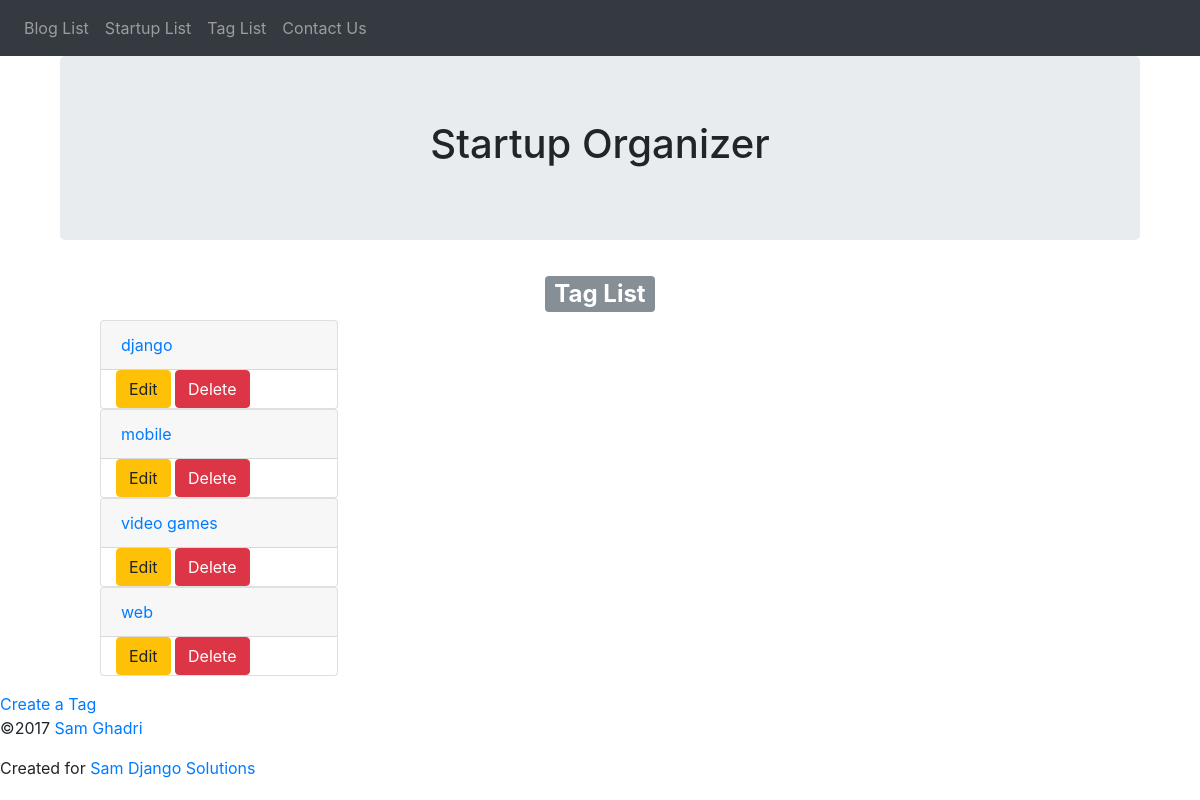
/tag/, run on an earlier commit of the app's database.
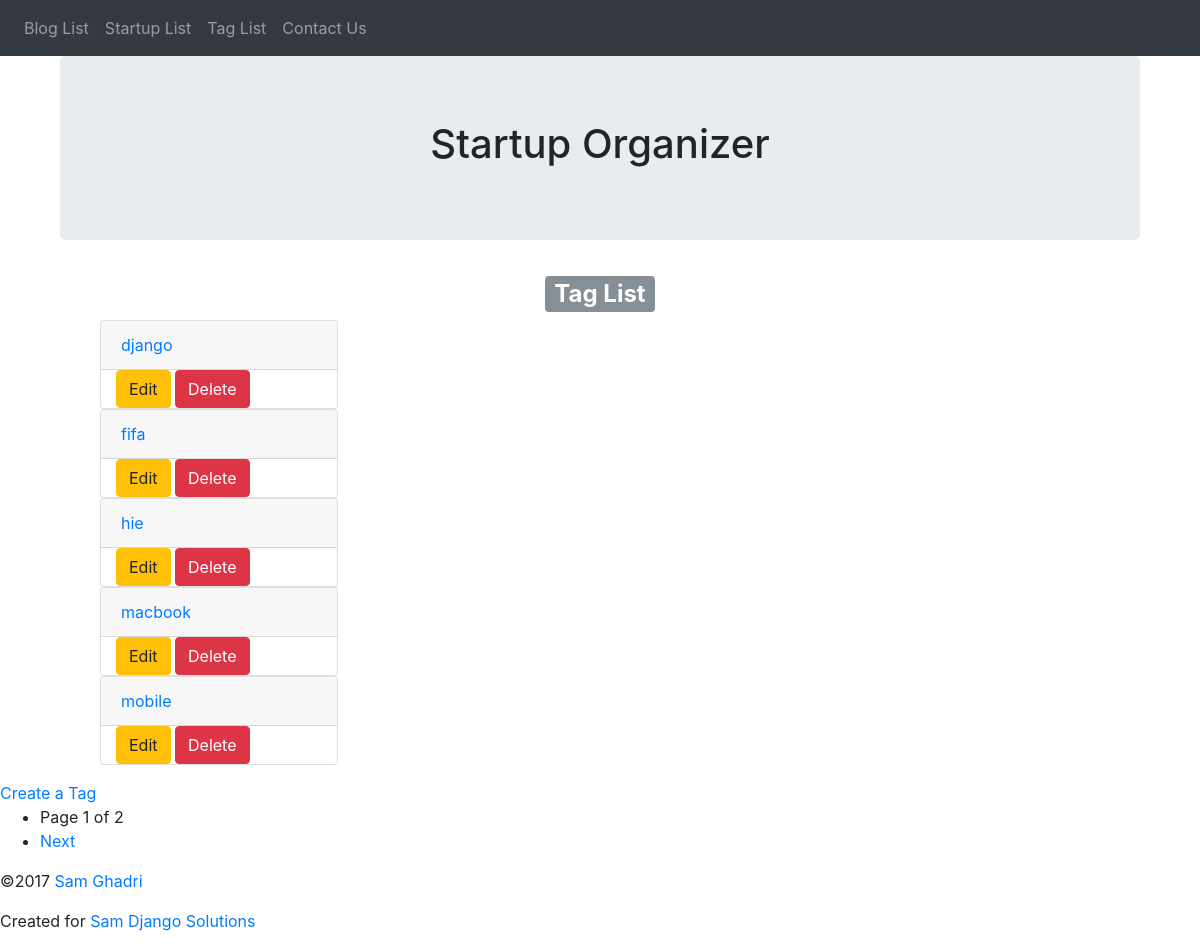
And on a later commit of the database.
### organizer/models.py (models this page shows, shortened)
class Tag(models.Model):
    name = models.CharField(max_length=40, unique=True)
    slug = models.SlugField(max_length=40,
                            unique=True,
                            help_text='A label for URL config')
    class Meta:
        ordering = ['name']
    def get_absolute_url(self):
        return reverse('organizer:organizer_tag_detail',
                        kwargs={'slug':self.slug})
    def get_update_url(self):
        return reverse('organizer:organizer_tag_update', kwargs={'slug':self.slug})
    def get_delete_url(self):
        return reverse('organizer:organizer_tag_delete', kwargs={'slug':self.slug})

### organizer/views.py (the view)
# urls.py: url(r'^tag/$', views.Taglist.as_view(), name='organizer_tag_list'),
class Taglist(View):
    page_kwarg = 'page'
    template_name = 'organizer/tag_list.html'
    paginate_by = 5
    def get(self, request):
        tags = Tag.objects.all()
        paginator = Paginator(tags,
                            self.paginate_by)
        page_number = request.GET.get(self.page_kwarg)
        try:
            page = paginator.page(page_number)
        except PageNotAnInteger:
            page = paginator.page(1)
        except EmptyPage:
            page = paginator.page(paginator.num_pages)
        if page.has_previous():
            prev_url = "?{pkw}={n}".format(pkw=self.page_kwarg,
                        n=page.previous_page_number())
        else:
            prev_url = None
        if page.has_next():
            next_url = '?{pkw}={n}'.format(pkw=self.page_kwarg,
                        n=page.next_page_number())
        else:
            next_url = None
        context = {
            "is_paginated": page.has_other_pages(),
            "next_page_url": next_url,
            "paginator": paginator,
            "previous_page_url": prev_url,
            'tag_list': page}
        return render(request, self.template_name, context)

### organizer/templates/organizer/tag_list.html (shortened to what this page needs)
{% extends "organizer/base_organizer.html" %}
{% block content %}
<center><h2><span class="badge badge-secondary">Tag List</span></h2></center>
<ul>
  {% for tag in tag_list %}
  <div class="col-lg-3 col-md-6 cold-sm-12">
  <li class="card">
    <a class="card-header" href="{{ tag.get_absolute_url }}">{{ tag.name }}</a>
    <div class="container">
      <a class='btn btn-warning' href="{{ tag.get_update_url }}">Edit</a>
      <a class='btn btn-danger' href="{{ tag.get_delete_url }}">Delete</a>
  </li>
  </div>
    {% empty %}
    <li>
      <em>There are No TAG Yet!!</em>
    </li>
  {% endfor %}
</ul>
</div>
<div>
  <a href="{% url 'organizer:organizer_tag_create' %}"> Create a Tag</a>
</div>
{% if is_paginated %}
<ul>
  <li>
  Page {{ tag_list.number }}
  of {{ paginator.num_pages }}
  </li>
  {% if next_page_url %}
  <li>
    <a href="{{ next_page_url }}">Next</a>
  </li>
  {% endif %}
</ul>
{% endif %}
{% endblock %}

What changed in the data, as far as the page shows it:
no longer on this page (row unchanged): Tag: name "video games"
no longer on this page (row unchanged): Tag: name "web"
added Tag: name "fifa"
added Tag: name "hie"
added Tag: name "macbook"
Also different on the page:
{{ tag_list.number }}: (not shown) → "1"
{{ paginator.num_pages }}: (not shown) → "2"
text now shown: "Page of Next"
